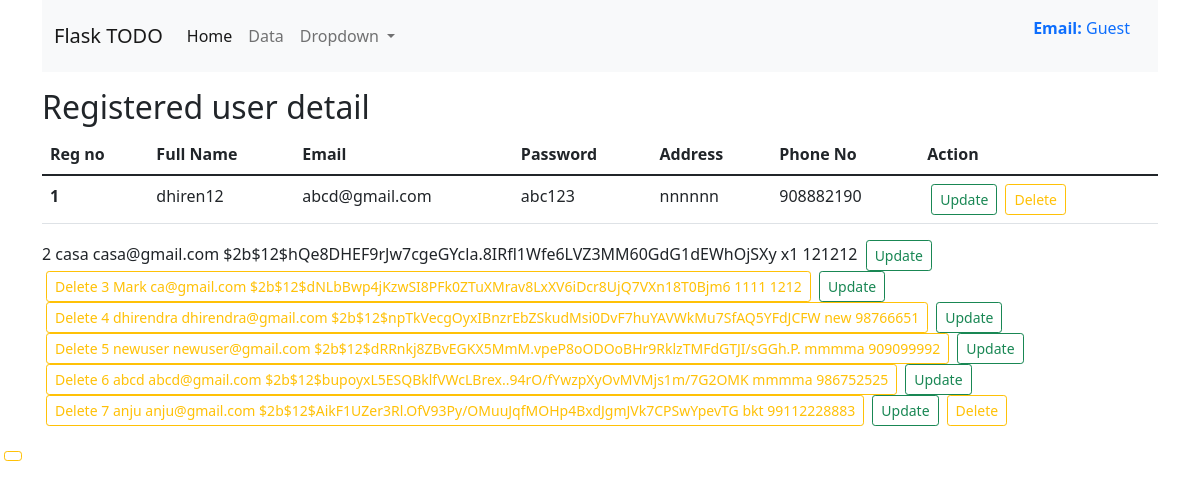
Before: /userdata with the older database file.
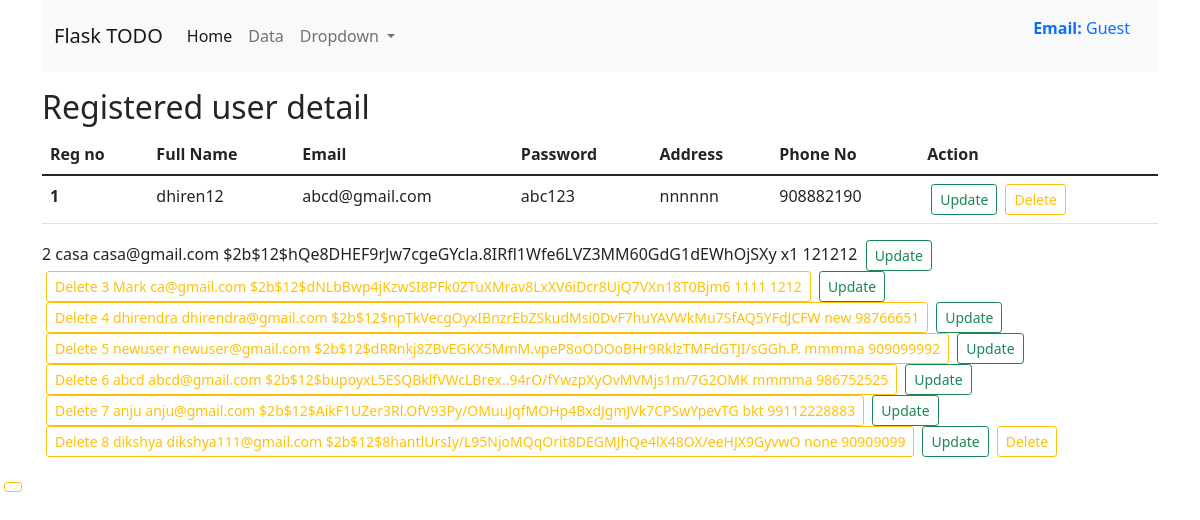
After: the same page with the newer database file.
### app.py (models this page shows, shortened)
class Register_user(db.Model):
    __tablename__ = 'Register_user'
    reg_no = db.Column(db.Integer, primary_key=True)
    fullname = db.Column(db.String(100), nullable = False)
    email = db.Column(db.String(100), nullable = False)
    password = db.Column(db.String(100), nullable = False)
    address = db.Column(db.String(400), nullable = False)
    phone = db.Column(db.String(100), nullable = False)

### app.py (the view)
@app.route('/userdata', methods =['GET', 'POST'])
def user_data():
    allreg = Register_user.query.all()
    return render_template('userdata.html',allreg =allreg )

### templates/userdata.html (shortened to what this page needs)
{% extends "base.html" %}
{% block body %}
<div class ="container my-3" >
    <h2> Registered user detail</h2>
    {% if allreg|length==0 %}
    <div class="alert alert-secondary" role="alert">
        No data found! Please add your data.
        </div>
        {% else %}
        <table class="table">
            <thead>
            <tr>
                <th scope="col">Reg no</th>
                <th scope="col">Full Name</th>
                <th scope="col">Email</th>
                <th scope="col">Password</th>
                <th scope="col">Address</th>
                <th scope="col">Phone No</th>
                <th scope="col">Action</th>
            </tr>
            </thead>
            <tbody>
        <tr>
            {% for register_user in allreg %}
            <th scope="row">{{loop.index}}</th>
            <td>{{register_user.fullname}}</td>
            <td>{{register_user.email}}</td>
            <td>{{register_user.password}}</td>
            <td>{{register_user.address}}</td>
            <td>{{register_user.phone}}</td>
            <td>
                <a href="/updateuser/{{register_user.reg_no}}" type="button" class="btn btn-outline-success btn-sm mx-1">Update</button>
                <a href="/delete_userdata/{{register_user.reg_no}}" type="button" class="btn btn-outline-warning btn-sm mx-1">Delete</button>
            </td>
        </tr>
    </tbody>
</table>
            {% endfor %}
            {% endif %}
</div>
{% endblock body %}

### templates/base.html (shortened to what this page needs)
<!doctype html>
<html lang="en">
  <head>
    <link href="https://cdn.jsdelivr.net/npm/bootstrap@5.1.3/dist/css/bootstrap.min.css" rel="stylesheet">
</head>
<body>
    <div class= "container" my-3>
        <nav class="navbar navbar-expand-lg navbar-light bg-light">
            <div class="container-fluid">
              <a class="navbar-brand" href="/dashboard">Flask TODO</a>
              <div class="collapse navbar-collapse" id="navbarSupportedContent">
                <ul class="navbar-nav me-auto mb-2 mb-lg-0">
                  <li class="nav-item">
                    <a class="nav-link active" aria-current="page" href="/dashboard">Home</a>
                  </li>
                  <li class="nav-item">
                    <a class="nav-link" href="/userdata">Data</a>
                  </li>
                  <li class="nav-item dropdown">
                    <a class="nav-link dropdown-toggle" href="#" id="navbarDropdown" role="button" data-bs-toggle="dropdown" aria-expanded="false">
                      Dropdown
                    </a>
                  </li>
                  <li class="nav-item">
                    <a class="nav-link active"></a>
                  </li>
                </ul>
                <form class="d-flex">
                  <a class="nav-link active" type="submit"><p><b>Email: </b> {{user.email if user else "Guest" }}</p></a>
                </form>
              </div>
            </div>
          </nav>
        </div>
{% block body %}
{% endblock body %}
</body>
</html>

Changed rows visible on the page:
added Register_user: fullname "dikshya", email "dikshya111@gmail.com", password "$2b$12$8hantlUrsIy/L95NjoMQqOrit8DEGMJhQe4lX48OX/eeHJX9GyvwO", address "none", phone "90909099"
